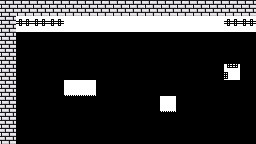

Below is a game level as drawn by its tile map, then a one-line description and the .tmx file that defines it, in full:
An orthogonal 16x9 tile map with 16x16 px tiles, 1 tile layer (wall), 1 hidden layer not drawn, 7 tilesets.

<map version="1.10" tiledversion="1.10.1" orientation="orthogonal" renderorder="right-down" width="16" height="9" tilewidth="16" tileheight="16" infinite="0" nextlayerid="3" nextobjectid="1">
 <tileset firstgid="1" source="../tilesets/tileset67.tsx" />
 <tileset firstgid="7" source="../tilesets/tileset4.tsx" />
 <tileset firstgid="13" source="../tilesets/tileset6.tsx" />
 <tileset firstgid="19" source="../tilesets/tileset44.tsx" />
 <tileset firstgid="27" source="../tilesets/tilemap_002-1.tsx" />
 <tileset firstgid="35" source="../tilesets/tileset.tsx" />
 <tileset firstgid="43" source="../tilesets/tileset66.tsx" />
 <layer id="1" name="ground" width="16" height="9" visible="0">
  <data encoding="csv">
2,2,2,2,2,2,2,2,2,2,2,2,2,2,2,2,
2,2,2,2,2,2,2,2,2,2,2,2,2,2,2,2,
2,2,2,2,2,2,2,2,2,2,2,2,2,2,2,2,
2,2,2,2,2,2,2,2,2,2,2,2,2,2,2,2,
2,2,2,2,2,2,2,2,2,2,2,2,2,2,2,2,
2,2,2,2,2,2,2,2,2,2,2,2,2,2,2,2,
2,2,2,2,2,2,2,2,2,2,2,2,2,2,2,2,
2,2,2,2,2,2,2,2,2,2,2,2,2,2,2,2,
2,2,2,2,2,2,2,2,2,2,2,2,2,2,2,2
</data>
 </layer>
 <layer id="2" name="wall" width="16" height="9">
  <data encoding="csv">
41,41,41,41,41,41,41,41,41,41,41,41,41,41,41,41,
41,22,22,22,14,14,14,14,14,14,14,14,14,14,22,22,
41,0,0,0,0,0,0,0,0,0,0,0,0,0,0,0,
41,0,0,0,0,0,0,0,0,0,0,0,0,0,0,0,
41,0,0,0,0,0,0,0,0,0,0,0,0,0,26,0,
41,0,0,0,23,23,0,0,0,0,0,0,0,0,0,0,
41,0,0,0,0,0,0,0,0,0,23,0,0,0,0,0,
41,0,0,0,0,0,0,0,0,0,0,0,0,0,0,0,
41,0,0,0,0,0,0,0,0,0,0,0,0,0,0,0
</data>
 </layer>
</map>
